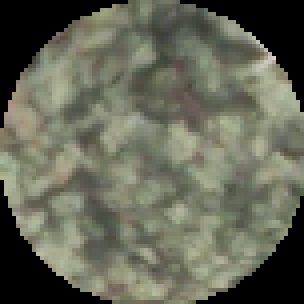
#> input picture samples/green/aug100_green_1007.png, 76 x 76 px (shown 4 times larger); its folder holds only this picture in this run
$ python arboles.py   (older library calls are emulated)
#> lines starting #> are read from the running program, lines starting #| are printed output that depends on the picture
from sklearn.preprocessing import MinMaxScaler

from sklearn.model_selection import train_test_split

from sklearn import tree

from sklearn.metrics import classification_report
from sklearn.metrics import confusion_matrix

from collections import defaultdict
from random import random, shuffle
import numpy as np
import mahotas
import cv2
import os


##nuevas importaciones


fixed_size = tuple((76, 76)) # las muestras son 76 por 76 pixeles
count = 75 # how many to take per class
bins = 8

def fd_hu_moments(image): # feature-descriptor-1: Hu Moments
    image = cv2.cvtColor(image, cv2.COLOR_BGR2GRAY)
    feature = cv2.HuMoments(cv2.moments(image)).flatten()
    return feature

def fd_haralick(image): # feature-descriptor-2: Haralick Texture
    gray = cv2.cvtColor(image, cv2.COLOR_BGR2GRAY)
    haralick = mahotas.features.haralick(gray).mean(axis=0)
    return haralick

def fd_histogram(image, mask=None): # feature-descriptor-3: Color Histogram
    image = cv2.cvtColor(image, cv2.COLOR_BGR2HSV)
    hist  = cv2.calcHist([image], [0, 1, 2], None, [bins, bins, bins], [0, 256, 0, 256, 0, 256])
    cv2.normalize(hist, hist)
    return hist.flatten()

labels = []
features = []
targets = ['green', 'yellow', 'red', 'leafless']
counts = defaultdict(int)

for label in targets:
    listing = list(os.scandir(f'samples//{label}'))
    shuffle(listing)
    for entry in listing:
        if entry.path.endswith('.png') and entry.is_file():
            if counts[label] < count:
                filename = entry.path
                image = cv2.imread(filename)
#> image is the input picture: shape (76, 76, 3); mean B, G, R 87.3, 102.8, 100.6
                image = cv2.resize(image, fixed_size)
                fv_hu_moments = fd_hu_moments(image)
#> in fd_hu_moments, `image = cv2.cvtColor(image, cv2.COLOR_BGR2GRAY)`:
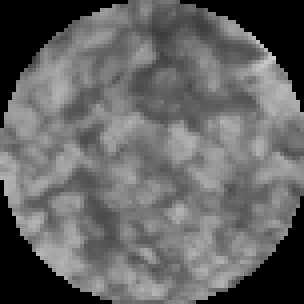
#> image: shape (76, 76) (shown 4 times larger); min 0, max 207, mean 100.4
#> in fd_hu_moments, `feature = cv2.HuMoments(cv2.moments(image)).flatten()`: feature = [0.0013, 2.83e-09, 1.91e-12, 8.35e-13, -1.04e-24, -4.4e-17, 1.76e-25]
#> fv_hu_moments has the same summary as feature in fd_hu_moments
#> (the run stopped early here; a loop or call above may not have finished)

$ run again, on samples/green/aug100_green_1010.png
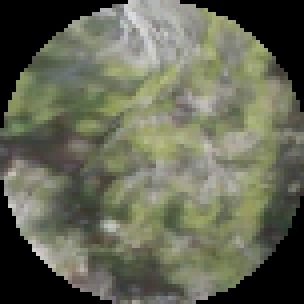
#> input picture samples/green/aug100_green_1010.png, 76 x 76 px (shown 4 times larger)
#> image is the input picture: shape (76, 76, 3); mean B, G, R 85.3, 103.1, 100.4
#> in fd_hu_moments, `image = cv2.cvtColor(image, cv2.COLOR_BGR2GRAY)`:
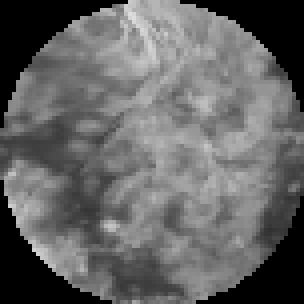
#> image: shape (76, 76) (shown 4 times larger); min 0, max 221, mean 100.3
#> feature = [0.00124, 5.42e-09, 5.91e-12, 1.04e-11, 5.09e-23, 3.47e-16, 6.41e-23]
#> fv_hu_moments has the same summary as feature in fd_hu_moments
